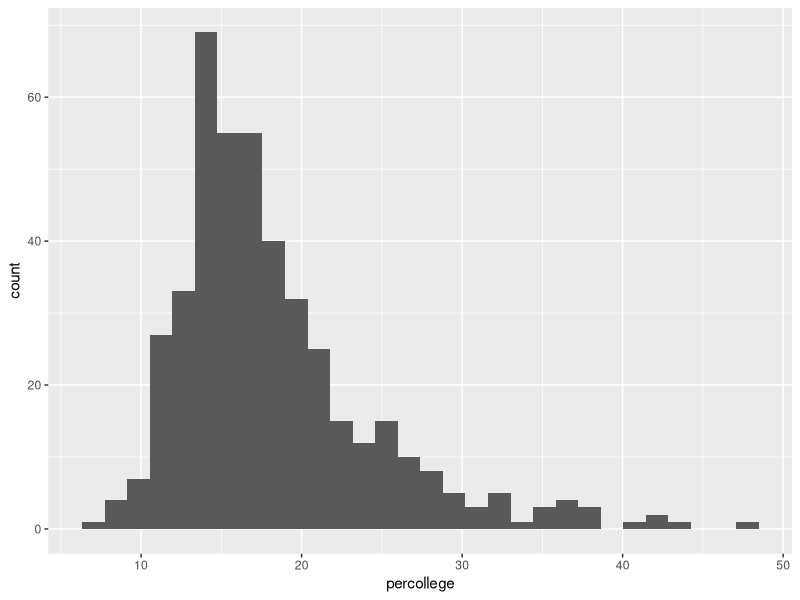
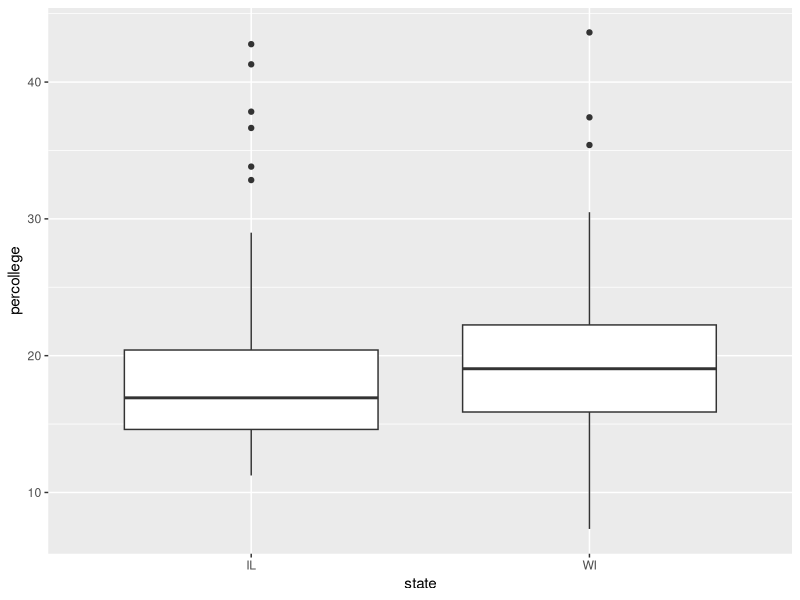

R code for these plots, in order: (Note: this script raises an error after producing the figures.)
## ---- chunk 1
# install package if needed 
# install.packages('ggplot2')
# install.packages('tidyverse')
## ---- chunk 2
# Load R packages
library(ggplot2)
library(tidyverse)

## ---- chunk 3
# Load built-in dataset into the environment
data(midwest)
## ---- chunk 4
head(midwest)

## ---- chunk 5
head(midwest$percollege, 10)

summary(midwest$percollege)

options(repr.plot.width=6, repr.plot.height=3)

ggplot(midwest, aes(percollege)) + geom_histogram()

## ---- chunk 6
cor(midwest$poptotal, midwest$popdensity)

## ---- chunk 7
# One sample t-test for difference in means

# Use t.test function
# Parameters:
# mu: value to be tested against
# paired: paired test or not
# alternative: two.sided, less, or greater
# conf.level: confidence level

t.test(midwest$percollege, mu = 25, paired = FALSE, alternative = 'two.sided', conf.level = 0.95)

t.test(midwest$percollege, mu = 25, paired = FALSE, alternative = 'less', conf.level = 0.95)

## ---- chunk 8
# Two sample t-test for difference in means
# Use t.test function
# e.g. Test equality of variable y by variable x (group): t.test(y ~ x, data = df)

df <- midwest %>% filter(state == 'WI' | state == 'IL')

ggplot(df, aes(state, percollege)) + geom_boxplot()

t.test(percollege ~ state, data = df, conf.level = 0.95)


## ---- chunk 9
# z-test for difference in proportions
# Use prop.test function
# prop.test(x, n, alternative = c('two.sided, 'less, 'greater'), conf.level = 0.95)
# Parameters:
# x: a vector of counts of successes
# n: a vector of counts of trials
# alternative: two.sided, less, or greater
# conf.level: confidence level

prop.test(c(40,196),c(400,3270), alternative = 'two.sided', conf.level = 0.95)


## ---- chunk 10
# Paired t-test for difference in means
# In paired t-test, each subject is tested twice
# Use t.test function
# Parameters:
# mu: value to be tested against
# paired: set to TRUE
# alternative: two.sided, less, or greater
# conf.level: confidence level

# Use the sleep data, where each of the 10 subjects tried 2 types of drugs and the effect (extra) was measured 
sleep

t.test(extra ~ group, data = sleep, paired = TRUE, alternative = 'two.sided', conf.level = 0.95)

## ---- chunk 11
# One-Way ANOVA
# Use aov function for both one-way and n-way ANOVA
# aov(formula = y ~ x, data = df)
# Parameters:
# y: dependent variable
# x: independent variable

results <- aov(formula = mpg ~ cyl, data = mtcars)
summary(results)


## ---- chunk 12
# N-Way ANOVA: 2 or more variables
# Use aov function for both one-way and n-way ANOVA
# aov(formula = y ~ x1 + x2 + ..., data = df)
# Parameters:
# y: dependent variable
# x1, x2,...: independent variables

results2 <- aov(formula = mpg ~ cyl + vs, data = mtcars)
summary(results2)


## ---- chunk 13
# N-Way ANOVA with Interactions
# Use aov function for both one-way and n-way ANOVA
# aov(formula = y ~ x1*x2 + ..., data = df)
# Parameters:
# y: dependent variable
# x1, x2,...: independent variables

results3 <- aov(formula = mpg ~ cyl*vs*am, data = mtcars)
summary(results3)

## ---- chunk 14
# Exercises: Use the midwest data



# 1. Which hypothesis test should be used to test for difference in means in popdensity for Michigan and Ohio?


# 2. Run this hypothesis test using 90% confidence interval. What is the p-value? 


# 3. Can the null hypothesis be rejected at the 90% confidence interval?



